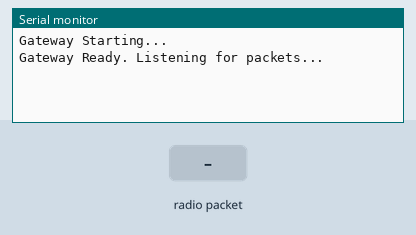
A program run on a simulated ESP32. Parts: the last lines printed to the serial monitor. The test bench sets the inputs (shaded band). No radio packets arrive unless stated.

Above: at 1.2 s.
1.3 s: radio packet "1" arrives
At 2.1 s:
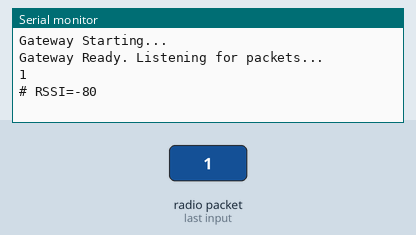
2.8 s: radio packet "0" arrives
At 3.3 s:
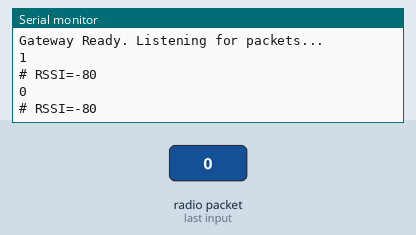
4.3 s: radio packet "2" arrives
At 5.6 s:
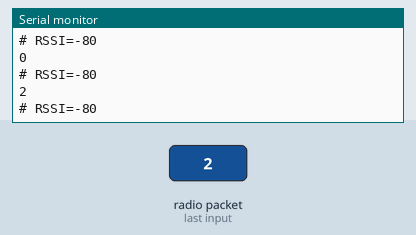

The program:

main.cpp
```cpp
/*
* ============================================================================
*  GATEWAY NODE FIRMWARE  (ESP32 + LoRa SX1278)
* ============================================================================
*/

#include <Arduino.h>
#include <SPI.h>
#include <LoRa.h>

#define SS    5
#define RST   14
#define DIO0  26

#define LORA_FREQ        433E6
#define LORA_SF          9
#define LORA_BW          125E3
#define LORA_CR          5
#define LORA_SYNC_WORD   0xA5

void setup() {
  Serial.begin(115200);

  while (!Serial);
    Serial.println("Gateway Starting...");

  LoRa.setPins(SS, RST, DIO0);
  if (!LoRa.begin(LORA_FREQ)) {
    Serial.println("ERROR: LoRa failed to start");
    while (1);
  }
  LoRa.setSpreadingFactor(LORA_SF);
  LoRa.setSignalBandwidth(LORA_BW);
  LoRa.setCodingRate4(LORA_CR);
  LoRa.setSyncWord(LORA_SYNC_WORD);

  Serial.println("Gateway Ready. Listening for packets...");
}

void loop() {
  int packetSize = LoRa.parsePacket();
  if (packetSize == 0) return;

  String packets = "";
  while (LoRa.available()) {
    packets += (char)LoRa.read();
  }
  int rssi = LoRa.packetRssi();

  Serial.println(packets);

  Serial.print("# RSSI=");
  Serial.println(rssi);
}
```

Measured:
- after the input at 1.3 s, the serial monitor: prints a new line at once (image 1)
- after the input at 2.8 s, the serial monitor: prints a new line at once (image 2)
- after the input at 4.3 s, the serial monitor: prints a new line at once (image 3)
